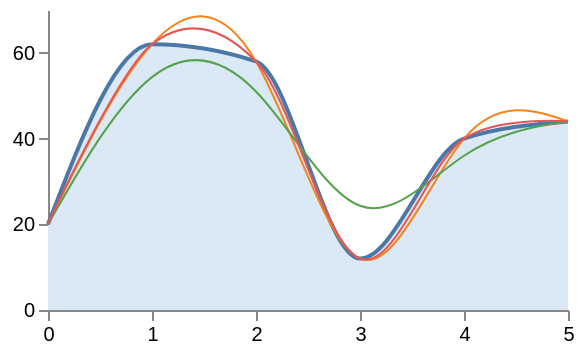

Here is the Vega-Lite specification saved for this chart:
### Vega specification from a JSON file in a GitHub repository (floating-point values rounded to 4 significant figures)
{"$schema": "https://vega.github.io/schema/vega/v6.json", "description": "The four spline families over one series — monotone, natural, basis and cardinal — with a monotone area beneath, so the one that never overshoots can be told from the three that do.", "width": 260, "height": 150, "padding": 5, "data": [{"name": "table", "values": [{"x": 0, "y": 20}, {"x": 1, "y": 62}, {"x": 2, "y": 58}, {"x": 3, "y": 12}, {"x": 4, "y": 40}, {"x": 5, "y": 44}]}], "scales": [{"name": "x", "type": "linear", "domain": {"data": "table", "field": "x"}, "range": "width", "zero": false}, {"name": "y", "type": "linear", "domain": [0, 70], "range": "height"}], "axes": [{"orient": "bottom", "scale": "x", "tickCount": 6}, {"orient": "left", "scale": "y", "tickCount": 4}], "marks": [{"type": "area", "from": {"data": "table"}, "encode": {"enter": {"x": {"scale": "x", "field": "x"}, "y": {"scale": "y", "field": "y"}, "y2": {"scale": "y", "value": 0}, "interpolate": {"value": "monotone"}, "fill": {"value": "#dbe9f6"}}}}, {"type": "line", "from": {"data": "table"}, "encode": {"enter": {"x": {"scale": "x", "field": "x"}, "y": {"scale": "y", "field": "y"}, "interpolate": {"value": "monotone"}, "stroke": {"value": "#4c78a8"}, "strokeWidth": {"value": 2}}}}, {"type": "line", "from": {"data": "table"}, "encode": {"enter": {"x": {"scale": "x", "field": "x"}, "y": {"scale": "y", "field": "y"}, "interpolate": {"value": "natural"}, "stroke": {"value": "#f58518"}, "strokeWidth": {"value": 1}}}}, {"type": "line", "from": {"data": "table"}, "encode": {"enter": {"x": {"scale": "x", "field": "x"}, "y": {"scale": "y", "field": "y"}, "interpolate": {"value": "basis"}, "stroke": {"value": "#54a24b"}, "strokeWidth": {"value": 1}}}}, {"type": "line", "from": {"data": "table"}, "encode": {"enter": {"x": {"scale": "x", "field": "x"}, "y": {"scale": "y", "field": "y"}, "interpolate": {"value": "cardinal"}, "stroke": {"value": "#e45756"}, "strokeWidth": {"value": 1}}}}]}
